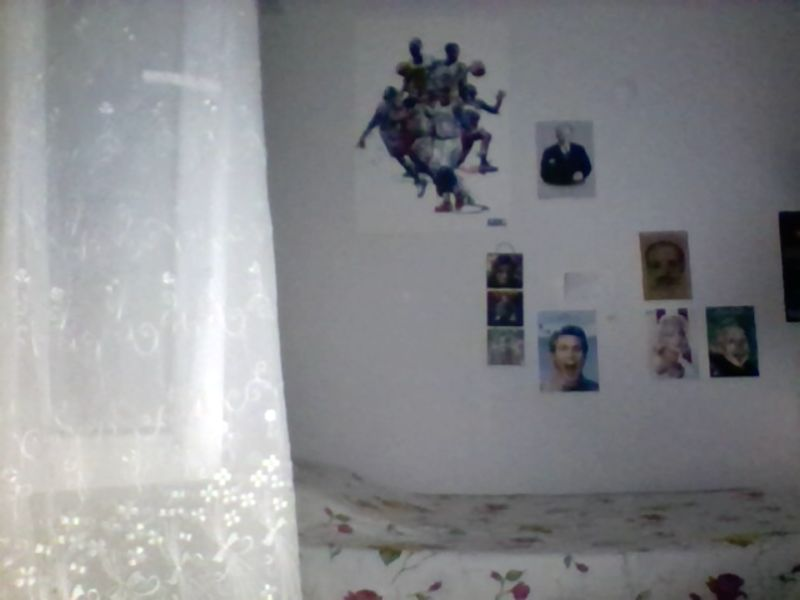
#> input picture 28_İki_Resim_Arasindaki_Farki_Bulma/1.jpg, 800 x 600 px
$ python 28_iki_resim_arasi_fark.py
#> lines starting #> are read from the running program, lines starting #| are printed output that depends on the picture
import cv2
import  numpy as np
img1=cv2.imread("1.jpg")
#> img1 is the input picture: shape (600, 800, 3); mean B, G, R 140.4, 137.2, 136
img2=cv2.imread("2.jpg")
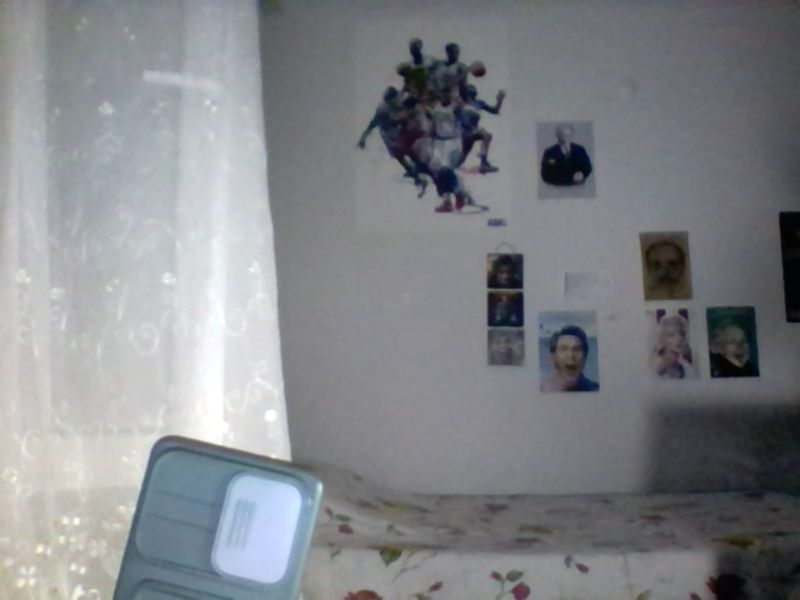
#> input picture 28_İki_Resim_Arasindaki_Farki_Bulma/2.jpg, 800 x 600 px
#> img2 is the input picture: shape (600, 800, 3); mean B, G, R 137.6, 133.4, 131


fark=cv2.subtract(img1,img2)
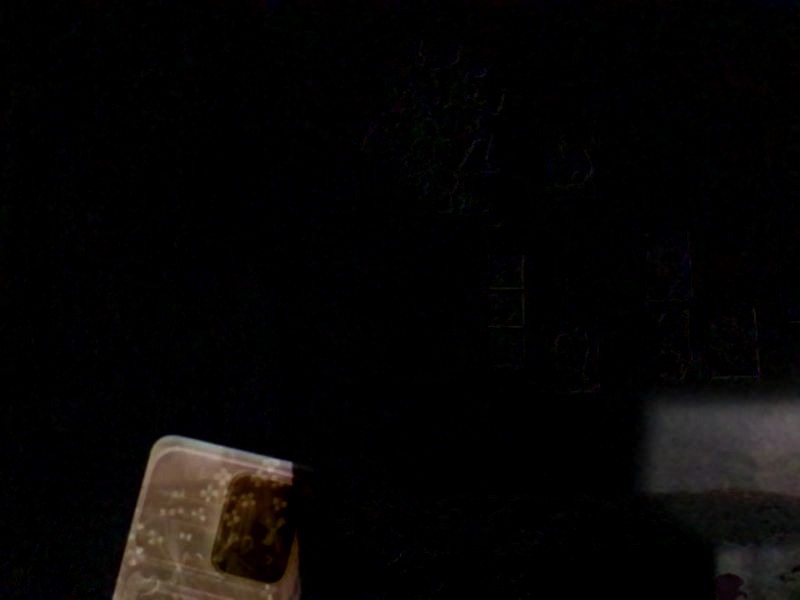
#> fark: shape (600, 800, 3); mean B, G, R 5.3, 5.9, 7.1
b,g,r=cv2.split(fark)
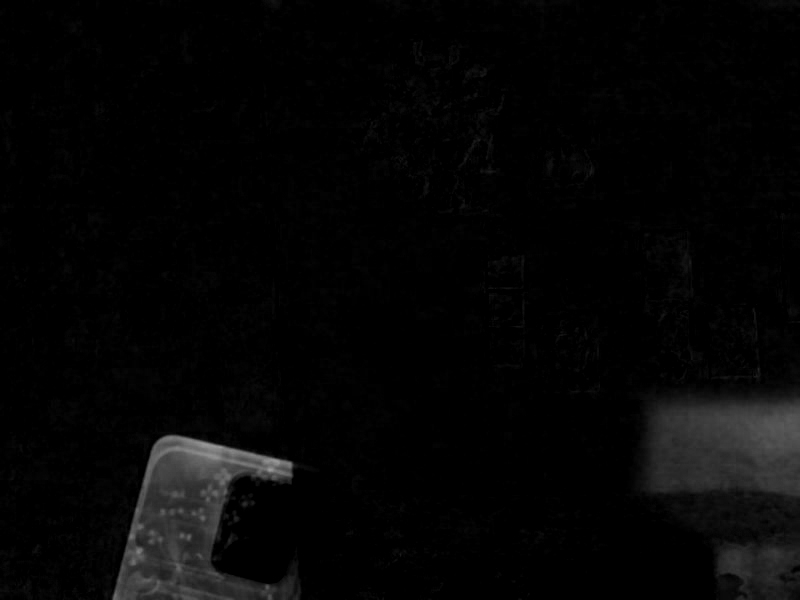
#> b: shape (600, 800); min 0, max 155, mean 5.3
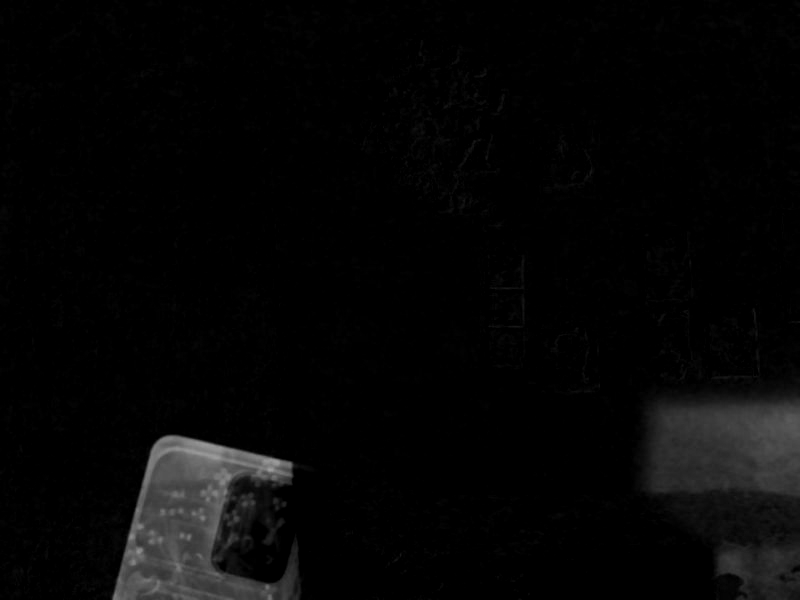
#> g: shape (600, 800); min 0, max 159, mean 5.9
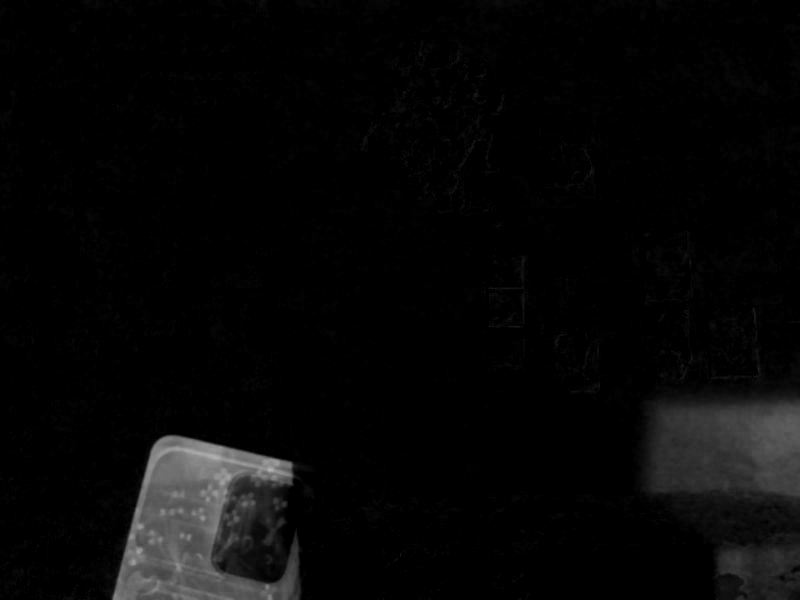
#> r: shape (600, 800); min 0, max 180, mean 7.1
print(b)
#> (printed output is left out)
cv2.imshow("1",fark)
"""cv2.imshow("Ucan Balon 1",res1)
cv2.imshow("Ucan Balon 2",res2)"""
cv2.waitKey(0)
cv2.destroyAllWindows()
